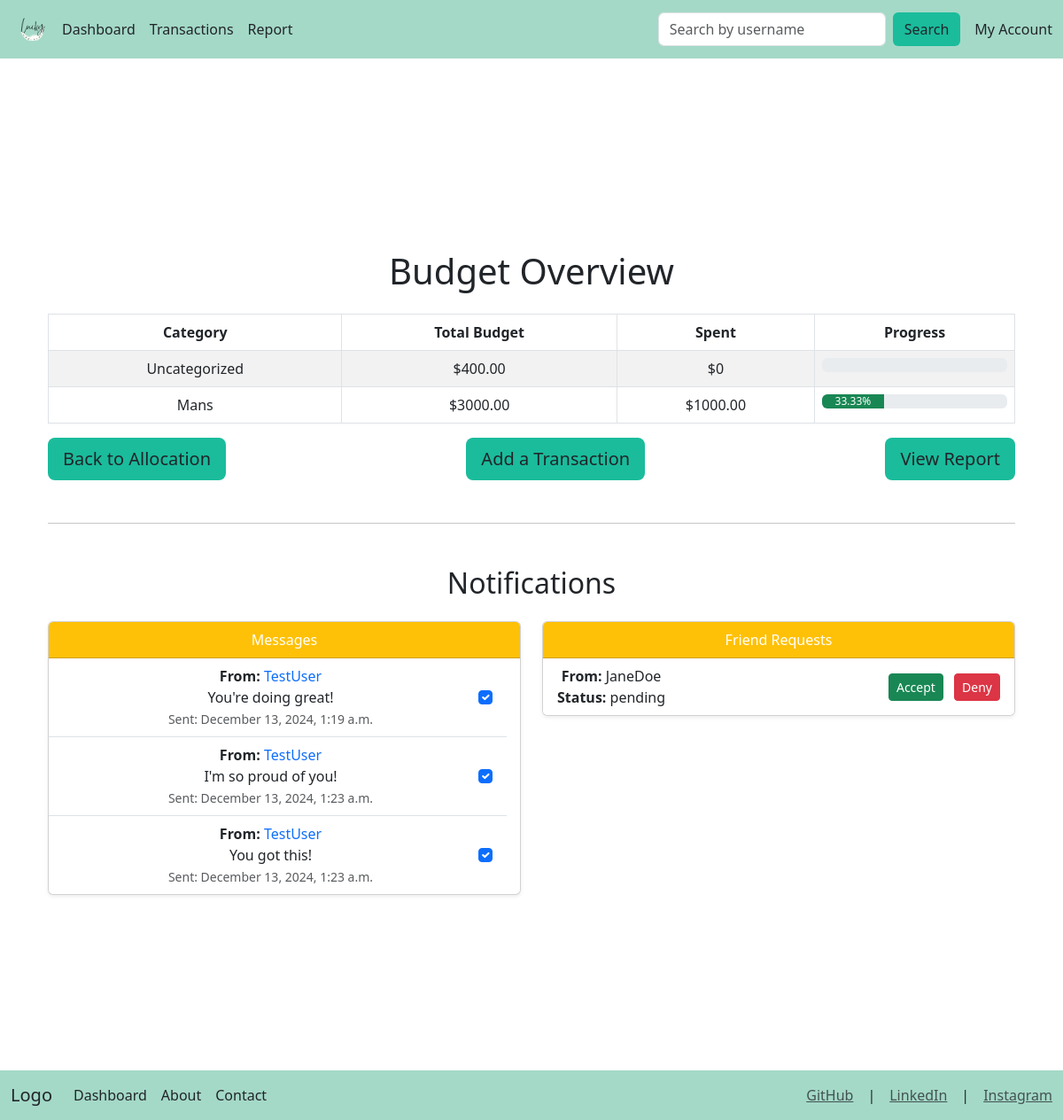
The page /dashboard/ (signed in) on the database its author committed.
### budget/models.py (models this page shows, shortened)
class Budget(models.Model):
    user = models.ForeignKey(User, on_delete=models.CASCADE, related_name="budgets")
    category = models.ForeignKey(BudgetCategory, on_delete=models.CASCADE, null=True, blank=True)
    amount = models.DecimalField(max_digits=10, decimal_places=2, default=0)
    created_at = models.DateTimeField(auto_now_add=True)

class BudgetCategory(models.Model):
    user = models.ForeignKey(User, on_delete=models.CASCADE, related_name="budget_categories")
    name = models.CharField(max_length=100)
    created_at = models.DateTimeField(auto_now_add=True)
    class Meta:
        constraints = [
            models.UniqueConstraint(fields=['user', 'name'], name='unique_category_per_user')
        ]

### social/models.py (models this page shows, shortened)
class Message (models.Model):
    sender = models.ForeignKey(User,on_delete=models.CASCADE, related_name='sent_messages')
    receiver = models.ForeignKey(User,on_delete=models.CASCADE, related_name='received_messages')
    content = models.TextField()
    created_at = models.DateTimeField(auto_now_add=True)
    is_read = models.BooleanField(default=False)

class Friendship (models.Model):
    sender = models.ForeignKey(User,on_delete=models.CASCADE, related_name='sent_requests')
    receiver = models.ForeignKey(User,on_delete=models.CASCADE, related_name='received_requests')
    status = models.CharField(
        max_length=10,
        choices=[('pending', 'Pending'), ('accepted', 'Accepted'), ('rejected', 'Rejected')],
        default='pending',
    )
    created_at = models.DateTimeField(auto_now_add=True)
    updated_at = models.DateTimeField(auto_now=True)

### budget/views.py (the view)
# urls.py: path('dashboard/', budget_views.dashboard, name='dashboard'),
@login_required()
def dashboard(request):
    messages = Message.objects.filter(receiver=request.user)
    friend_requests = Friendship.objects.filter(receiver=request.user, status='pending')
    budgets = Budget.objects.filter(user=request.user)
    data = []
    for budget in budgets:
        category_name = budget.category.name if budget.category else 'Uncategorized'
        spent = Transaction.objects.filter(
            user=request.user,
            category=budget.category
        ).aggregate(total=Sum('amount'))['total'] or 0
        remaining = budget.amount - spent
        progress = (spent / budget.amount * 100) if budget.amount > 0 else 0
        data.append({
            'category': category_name,
            'amount': budget.amount,
            'spent': round(spent, 2),
            'remaining': round(remaining, 2),
            'progress': round(progress, 2)
        })
    return render(request, 'dashboard.html', {
        'data': data,
        'messages': messages,
        'friend_requests': friend_requests
    })

### budget/templates/dashboard.html (shortened to what this page needs)
{% extends 'baseUser.html' %}
{% load static %}
{% block body %}
<div class="container" style="display: flex; justify-content: center; align-items: center; height: 100vh; text-align: center; margin-top: 50px; margin-bottom: 50px">
  <div class="container mb-5">
    <h1 class="text-center mb-4">Budget Overview</h1>
    <table class="table table-bordered table-striped">
        <thead class="thead-dark">
            <tr>
                <th>Category</th>
                <th>Total Budget</th>
                <th>Spent</th>
                <th>Progress</th>
            </tr>
        </thead>
        <tbody>
            {% for item in data %}
            <tr>
                <td>{{ item.category }}</td>
                <td>${{ item.amount }}</td>
                <td>${{ item.spent }}</td>
                <td>
                    <div class="progress">
                        <div
                            class="progress-bar {% if item.progress > 75 %}bg-danger{% elif item.progress > 50 %}bg-warning{% else %}bg-success{% endif %}"
                            role="progressbar"
                            style="width: {{ item.progress }}%;"
                            aria-valuenow="{{ item.progress }}"
                            aria-valuemin="0"
                            aria-valuemax="100"
                            title="Remaining: ${{ item.remaining }}">
                            {{ item.progress }}%
                        </div>
                    </div>
                </td>
            </tr>
            {% endfor %}
        </tbody>
    </table>
    <div class="d-flex justify-content-between mt-3">
        <a href="{% url 'allocate_budget' %}" class="btn btn-lg" style="background-color: #1abc9c;" >Back to Allocation</a>
        <a href="{% url 'add_transaction' %}" class="btn btn-lg" style="background-color: #1abc9c;" >Add a Transaction</a>
        <a href="#" class="btn btn-lg" style="background-color: #1abc9c;" >View Report</a>
    </div>
    <hr class="my-5">
    <h2 class="text-center mb-4">Notifications</h2>
    <div class="row">
        <div class="col-md-6 mb-4">
            <div class="card shadow-sm">
                <div class="card-header bg-warning text-white">
                    Messages
                </div>
                <ul class="list-group list-group-flush" style="max-height: 300px; overflow-y: auto; padding-right: 15px;">
                    {% for message in messages %}
                    <li class="list-group-item d-flex justify-content-between align-items-center position-relative">
                        <div class="flex-grow-1">
                            <strong>From:</strong>
                            <a href="{% url 'profile' username=message.sender.username %}" class="text-decoration-none">{{ message.sender.username }}</a><br>
                            <p class="mb-0">{{ message.content }}</p>
                            <small class="text-muted">
                                Sent: {{ message.created_at|date:"F j, Y, g:i a" }}
                            </small>
                        </div>
                        <form method="post" action="{% url 'mark_message_read' message.id %}" style="display: inline;">
                            <input type="checkbox" name="is_read" {% if message.is_read %}checked{% endif %} onchange="this.form.submit();" class="form-check-input">
                        </form>
                    </li>
                    {% empty %}
                    <li class="list-group-item">No messages.</li>
                    {% endfor %}
                </ul>
            </div>
        </div>
        <div class="col-md-6 mb-4">
            <div class="card shadow-sm">
                <div class="card-header bg-warning text-white">
                    Friend Requests
                </div>
                <ul class="list-group list-group-flush">
                    {% for request in friend_requests %}
                    <li class="list-group-item d-flex justify-content-between align-items-center">
                        <div>
                            <strong>From:</strong>
                            <a href="{% url 'profile' username=request.sender.username %}" class="text-dark text-decoration-none">
                                {{ request.sender.username }}
                            </a><br>
                            <strong>Status:</strong> {{ request.status }}
                        </div>
                        <div>
                            {% if request.status == 'pending' %}
                            <form method="POST" action="{% url 'accept_friend_request' username=request.sender.username %}" class="d-inline">
                                <button type="submit" class="btn btn-success btn-sm me-2">Accept</button>
                            </form>
                            <form method="POST" action="{% url 'reject_friend_request' username=request.sender.username %}" class="d-inline">
                                <button type="submit" class="btn btn-danger btn-sm">Deny</button>
                            </form>
                            {% else %}
                            <span class="badge bg-secondary">{{ request.status|title }}</span>
                            {% endif %}
                        </div>
                    </li>
                    {% empty %}
                    <li class="list-group-item text-center">No friend requests.</li>
                    {% endfor %}
                </ul>
            </div>
        </div>
    </div>
  </div>
</div>
{% endblock %}

### budget/templates/baseUser.html (shortened to what this page needs)
{% load static %}
<!doctype html>
<html lang="en">
<head>
    <link rel="stylesheet" href="https://cdn.jsdelivr.net/npm/bootstrap@5.3.0-alpha3/dist/css/bootstrap.min.css">
</head>
<body class="full-height">
    <nav class="navbar navbar-expand-lg fixed-top">
        <div class="container-fluid">
            <a href="{% url 'dashboard' %}">
                <img src="{% static 'images/file.png' %} " style="width: 50px; height: 50px;" alt="Dashboard" />
            </a>
            <div class="collapse navbar-collapse" id="navbarNav">
                {% if user.is_authenticated %}
                    <ul class="navbar-nav me-auto mb-2 mb-lg-0">
                        <li class="nav-item"><a class="nav-link text-dark" href="{% url 'dashboard' %}">Dashboard</a></li>
                        <li class="nav-item"><a class="nav-link text-dark" href="{% url 'transaction_list' %}">Transactions</a></li>
                        <li class="nav-item"><a class="nav-link text-dark" href="{% url 'report' %}">Report</a></li>
                    </ul>
                    <form action="{% url 'search_user' %}" method="get" class="form-inline my-2 my-lg-0 ms-auto d-flex">
                        <input
                            class="form-control mr-sm-2"
                            type="search"
                            name="username"
                            placeholder="Search by username"
                            aria-label="Search"
                            required>
                        <button class="btn my-2 my-sm-0 ms-2" style="background-color: #1abc9c;" type="submit">Search</button>
                    </form>
                    <div class="navbar-buttons ms-3">
                        <a class="nav-link text-dark" href="{% url 'profile' username=user.username %}">My Account</a>
                    </div>
                {% endif %}
            </div>
        </div>
    </nav>
    <div class="content">
        {% block body %}{% endblock %}
    </div>
     <footer class="footer py-2">
        <nav class="navbar navbar-expand-lg fixed-bottom">
            <div class="container-fluid">
                <a class="navbar-brand text-dark" href="#">Logo</a>
                <div class="collapse navbar-collapse" id="footerNavbar">
                    <ul class="navbar-nav me-auto mb-2 mb-lg-0">
                        <li class="nav-item"><a class="nav-link text-dark" href="{% url 'dashboard' %}">Dashboard</a></li>
                        <li class="nav-item"><a class="nav-link text-dark" href="#">About</a></li>
                        <li class="nav-item"><a class="nav-link text-dark" href="#">Contact</a></li>
                    </ul>
                    <div class="navbar-buttons ms-auto d-flex gap-3">
                        <a class="text-muted" href="https://github.com/Luckkana-Phonharath">GitHub</a> |
                        <a class="text-muted" href="https://www.linkedin.com/in/luckkana-phonharath">LinkedIn</a> |
                        <a class="text-muted" href="https://www.instagram.com/lucky._.charms03/">Instagram</a>
                    </div>
                </div>
            </div>
        </nav>
    </footer>
</body>
</html>

### budget/templates/baseUser.html (style rules this page uses)
.full-height { display: flex; flex-direction: column; height: 100vh; }
.content { flex-grow: 1; padding: 0; overflow-y: auto; }
footer { margin-top: auto; background-color: #a4d9c7; }
nav.navbar { z-index: 100; background-color: #a4d9c7; }

### rows shown on the page
Budget: amount "400.00"
BudgetCategory: category "Mans"
Budget: amount "3000.00"
Message: sender.username "TestUser", content "You're doing great!", created_at "December 13, 2024, 1:19 a.m.", is_read "☑"
Message: sender.username "TestUser", content "I'm so proud of you!", created_at "December 13, 2024, 1:23 a.m.", is_read "☑"
Message: sender.username "TestUser", content "You got this!", created_at "December 13, 2024, 1:23 a.m.", is_read "☑"
Friendship: sender.username "JaneDoe", status "pending", shows "Accept"

### other values the page prints
{{ item.category }} "Uncategorized"
{{ item.spent }} "0" "1000.00"
{{ item.progress }} "33.33"
